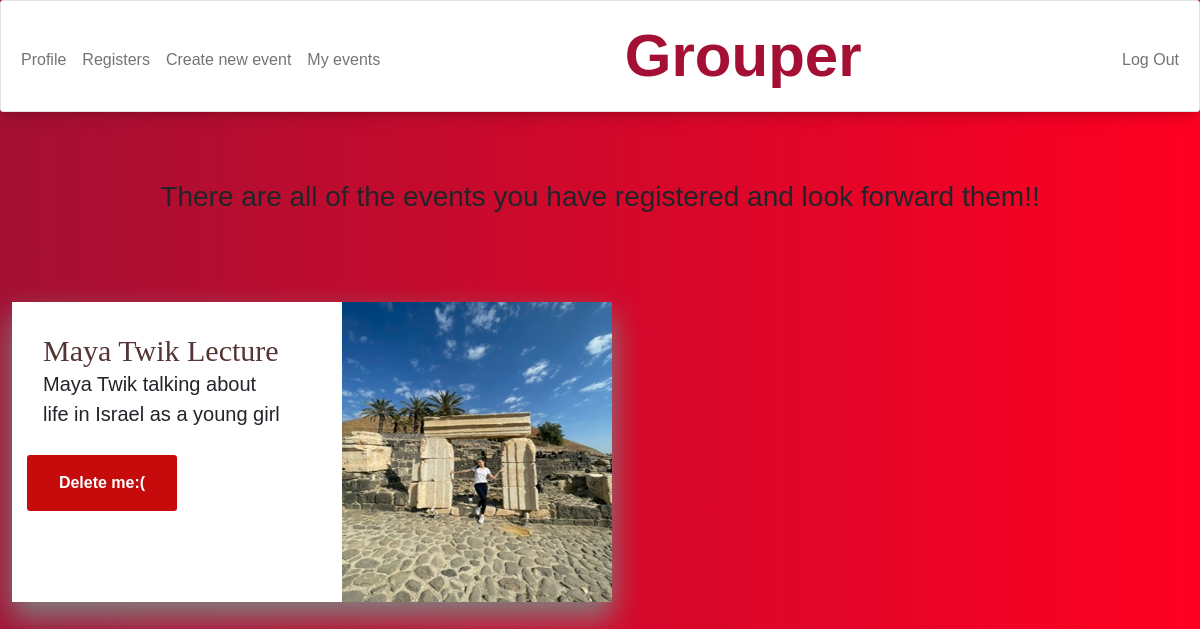
Page /registers (signed in) on the committed database.
### tables this page shows
CREATE TABLE registers (id_person INTGER NOT NULL, id_event INTEGER NOT NULL);

CREATE TABLE events (id INTEGER PRIMARY KEY AUTOINCREMENT NOT NULL, title TEXT NOT NULL, date NUMERIC NOT NULL, details TEXT NOT NULL, location TEXT NOT NULL, people_number INTEGER, price INTEGER, another TEXT, hour NUMERIC NOT NULL, file TEXT, passport INTEGER);

### app.py (the view)
@app.route("/registers", methods=["GET", "POST"])
@login_required
def registers():
    if request.method == "POST":
        id = db.execute("SELECT id FROM users WHERE passport = ?", session.get("passport"))[0]["id"]
        db.execute("DELETE FROM registers WHERE id_event = ? AND id_person = ?", request.form.get("event_id"), id)
        return redirect("/registers")
    else:
        id = db.execute("SELECT id FROM users WHERE passport = ?", session.get("passport"))[0]["id"]
        registers = db.execute("SELECT * FROM registers JOIN events ON registers.id_event = events.id WHERE id_person = ?", id)
        return render_template("registers.html", registers = registers)

### app.py (called while the page is built)
@app.after_request
def after_request(response):
    response.headers["Cache-Control"] = "no-cache, no-store, must-revalidate"
    response.headers["Expires"] = 0
    response.headers["Pragma"] = "no-cache"
    return response

### helpers.py (called while the page is built)
def login_required(f):
    @wraps(f)
    def decorated_function(*args, **kwargs):
        if session.get("passport") is None:
            return redirect("/login")
        return f(*args, **kwargs)
    return decorated_function

### templates/registers.html (shortened to what this page needs)
{% extends "layout.html" %}
{% block main %}
    <h3>There are all of the events you have registered and look forward them!!</h3>
    <link rel="stylesheet" href="https://cdnjs.cloudflare.com/ajax/libs/font-awesome/4.7.0/css/font-awesome.min.css">
<div class="row row-cols-0 row-cols-md-2 g-0">
    {% for register in registers %}
  <div class="col">
<div id="container">
	<div class="product-details">
	<div class="card-body">
      <h1>{{ register.title }}</h1>
          <p class="information">{{ register.details }}</p>
    </div>
    <form action="/registers" method="post">
      <button type="submit" style="background-color:rgb(197, 11, 11);">
        Delete me:(</button>
    </form>
</div>
<div class="product-image">
	<img src="static/images/{{ register.file }}" alt="...">
</div>
</div>
  </div>
  {% endfor %}
</div>
{% endblock %}

### static/styles.css (style rules this page uses)
.card-body { display: flex; flex-direction: column; }
button { --width: 150px; --timing: 2s; border: 0; width: var(--width); padding-block: 1em; color: #fff; font-weight: bold; font-size: 1em; background: rgb(64, 192, 87); transition: all 0.2s; border-radius: 3px; border-top: 0px; }
body { background: white; background-image: linear-gradient( to right, #A41034, rgb(255, 0, 34)); background-attachment: fixed; background-size: cover; }
#container { box-shadow: 0 15px 30px 1px grey; background: rgb(255, 255, 255); text-align: center; border-radius: 5px; margin: 5em auto; height: 300px; width: 600px; }
.product-details { position: relative; text-align: left; overflow-y: scroll; background-color: white; padding: 15px; height: 100%; float: left; width: 50%; }
#container .product-details h1 { font-family: 'Bebas Neue', cursive; display: inline-block; position: relative; font-size: 30px; color: #553434; margin: 0; }
#container .product-details h1:before { position: absolute; content: ''; right: 0%; top: 0%; transform: translate(25px, -15px); font-family: italic 1.2em "Fira Sans", serif; display: inline-block; background: white; border-radius: 5px; font-size: 14px; padding: 5px; color: white; margin: 0; animation: chan-sh 6s ease infinite; }
.product-image { transition: all 0.3s ease-out; display: inline-block; position: relative; overflow: hidden; height: 100%; float: right; width: 45%; display: inline-block; }
#container img { width: 100%;height: 100%; }
p { font-size: 20px; margin: 0 0 10px; }
* { box-sizing: border-box; -webkit-box-sizing: border-box; -moz-box-sizing: border-box; }
body { font-family: Helvetica; -webkit-font-smoothing: antialiased; }

### rows in the picture
registers: title "Maya Twik Lecture", details "Maya Twik talking about life in Israel as a young girl", file (picture)
